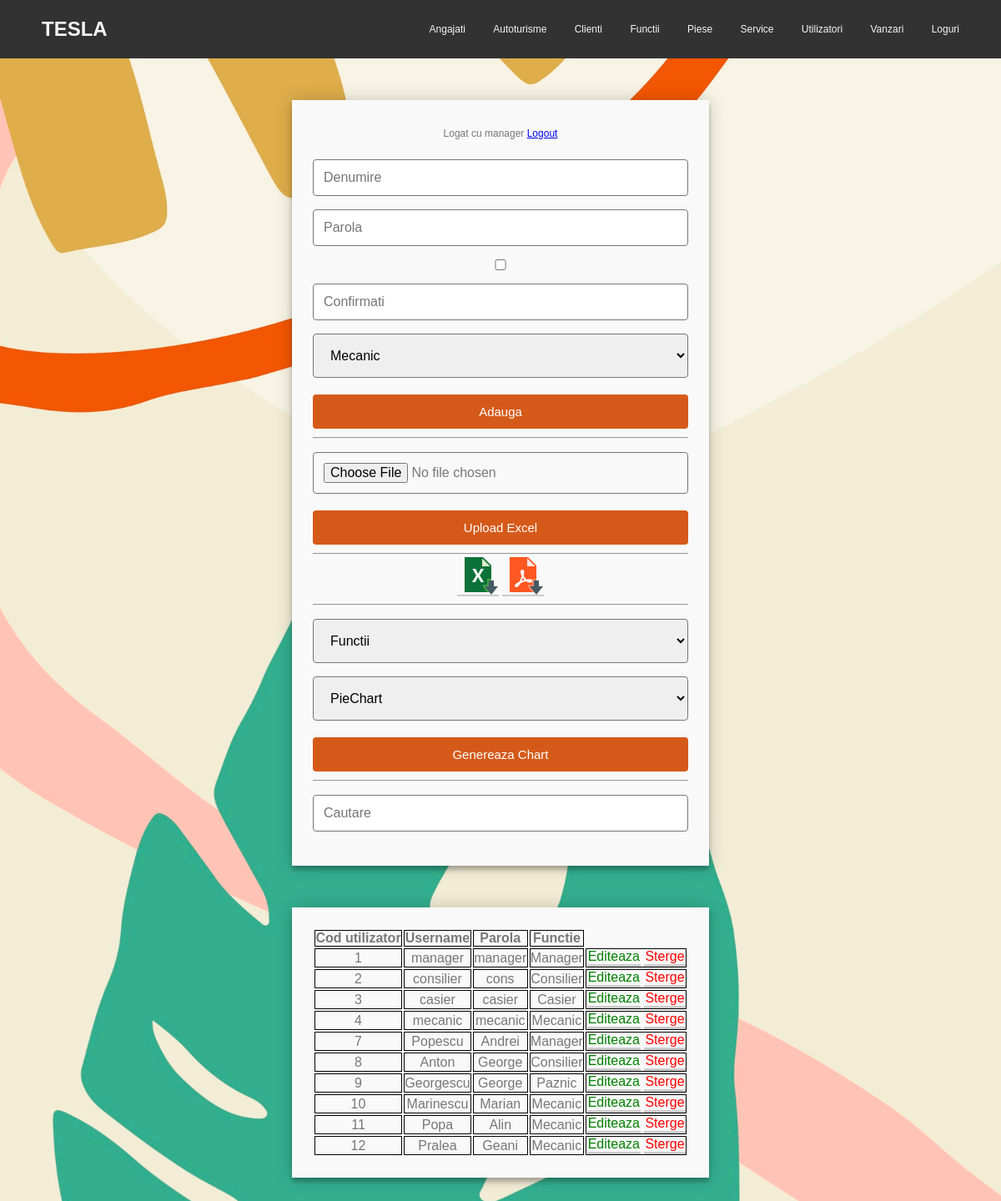
Screenshot of /data/utilizatori.php (signed in) with the database file from the repository.
### tables this page shows
CREATE TABLE `utilizatori` (
  `userid` int(2) NOT NULL AUTO_INCREMENT,
  `username` varchar(20) DEFAULT NULL,
  `password` varchar(20) DEFAULT NULL,
  `codf` int(11) DEFAULT NULL,
  PRIMARY KEY (`userid`),
  KEY `codf_fk_util` (`codf`),
  CONSTRAINT `codf_fk_util` FOREIGN KEY (`codf`) REFERENCES `functie` (`codf`)
);

CREATE TABLE `functie` (
  `codf` int(11) NOT NULL AUTO_INCREMENT,
  `denf` varchar(15) DEFAULT NULL,
  `salariubrut` double(7,2) DEFAULT NULL,
  `salariunet` double(7,2) DEFAULT NULL,
  PRIMARY KEY (`codf`)
);

### select.php (called while the page is built, shortened)
<?php
function selectFrom($query, $type){
    require "connection.php";
    if (!empty($connect)) {
        $stm = $connect->prepare($query);
    } else
        $stm = null;
    $stm->execute();
    if ($type === 1) {
        return $stm->fetch()[0];
    }
    else
        return $stm->fetchAll();
}

### data/utilizatori.php (the view, shortened to what this page needs)
<?php
require "../connection.php";
require "../select.php";
require "../header.php";
if(!empty($connect))
    $stmt = $connect->prepare('SELECT * FROM utilizatori');
else
    $stmt = null;
$stmt->execute();
?>
<!DOCTYPE html>
<html lang="en">
<head>
</head>
<body>
<div id="nav-placeholder">
</div>
<div id="prod">
<form method="post" autocomplete="off">
    <label><?php echo "Logat cu ".$_SESSION['user'];?></label>
    <a href="../logout.php">Logout</a>
    <input name="username" type="text" placeholder="Denumire">
    <input name="password" id="pass" type="password" placeholder="Parola">
    <input type="checkbox" id="check" onmousedown="myFunction()" onmouseup="myFunction()">
    <input name="password2" type="password" placeholder="Confirmati">
    <select id="comboFuncii" name="functii">
        <?php foreach (selectFrom("select denf from functie;", 2) as $row): ?>
            <option><?=$row[0]?></option>
        <?php endforeach ?>
    </select>
    <input name="adauga" type="submit" value="Adauga">
</form>
    <hr>
    <form method="post" action="../import.php?tab=utilizatori" enctype="multipart/form-data">
        <input type="file" name="file" accept=".xls,.xlsx">
        <input type="submit" value="Upload Excel">
    </form>
    <hr>
    <div class="link">
        <a id="edit" href="../print.php?tab=utilizatori"><img src="../img/excel.png" alt="Export Excel" title="Export Excel"></a>
        <a id="edit" href="../pdf/pdfUtilizatori.php"><img src="../img/pdf.png" alt="Export PDF" title="Export PDF"></a>
    </div>
    <hr>
    <form method="post" autocomplete="off" action="chart.php?tab=utilizatori" enctype="multipart/form-data">
        <select id="combo" name="data">
            <option>Functii</option>
        </select>
        <select id="combo" name="chart">
            <option>PieChart</option>
        </select>
        <input name="gen" type="submit" value="Genereaza Chart">
    </form>
    <hr>
    <input type='text' id='searchTable' placeholder='Cautare'>
</div>
<table id="table">
    <thead>
    <tr>
        <th>Cod utilizator</th>
        <th>Username</th>
        <th>Parola</th>
        <th>Functie</th>
    </tr>
    </thead>
    <tbody>
    <?php while ($usr = $stmt->fetch(PDO::FETCH_OBJ)): ?>
        <tr>
            <td><?php echo $usr->userid; ?></td>
            <td><?php echo $usr->username; ?></td>
            <td><?php echo $usr->password; ?></td>
            <td><?php echo selectFrom("select denf from functie where codf = '" . $usr->codf . "';", 1)?></td>
            <td class="link">
                <a id="edit" href="../edit/editUtilizatori.php?userid=<?php echo $usr->userid ?>">Editeaza</a>
                <a id="delete" href="utilizatori.php?userid=<?php echo $usr->userid ?>&action=delete">Sterge</a>
            </td>
        </tr>
    <?php endwhile; ?>
    </tbody>
</table>
</body>
</html>

### style/styles.css (style rules this page uses)
body { background: url("../img/background.jpg") fixed; background-size: cover; font-family: Helvetica, Arial, sans-serif; font-weight: 100; font-size: 12px; line-height: 30px; color: #777; }
* { margin: 0; padding: 0; box-sizing: border-box; -webkit-box-sizing: border-box; -moz-box-sizing: border-box; -webkit-font-smoothing: antialiased; text-rendering: optimizeLegibility; }
#main, #prod, #table { background: #F9F9F9; padding: 25px; box-shadow: 0 0 20px 0 rgba(0, 0, 0, 0.2), 0 5px 5px 0 rgba(0, 0, 0, 0.24); max-width: 300px; width: 100%; position: relative; margin: 50px auto; text-align: center; }
#prod, #table { max-width: 500px; }
td, th { border: 1px solid black; }
.login input, #prod input, #prod select { box-sizing: border-box; display: block; width: 100%; border-width: 1px; border-style: solid; padding: 16px; outline: 0; font-family: inherit; font-size: 16px; margin: 16px auto; border-radius: 4px; }
#prod input { padding: 12px; }
.login input[type="submit"], #prod input[type="submit"], #down { cursor: pointer; width: 100%; border: none; background: #d55a19; color: #FFF; margin: 20px 0 10px; padding: 12px; font-size: 15px; }
.link a { text-decoration: none; outline: none; transition: background-color .25s ease-out; display: inline-block; padding: 0 1px; border-bottom: 0.2em solid #ccc; }
#edit { color: green; }
#delete { color: red; }
#check { background: url("../img/eye.png"); }

### rows the page displays
utilizatori: userid "1", username "manager", password "manager", codf.denf "Manager"
utilizatori: userid "2", username "consilier", password "cons", codf.denf "Consilier"
utilizatori: userid "3", username "casier", password "casier", codf.denf "Casier"
utilizatori: userid "4", username "mecanic", password "mecanic", codf.denf "Mecanic"
utilizatori: userid "7", username "Popescu", password "Andrei", codf.denf "Manager"
utilizatori: userid "8", username "Anton", password "George", codf.denf "Consilier"
utilizatori: userid "9", username "Georgescu", password "George", codf.denf "Paznic"
utilizatori: userid "10", username "Marinescu", password "Marian", codf.denf "Mecanic"
utilizatori: userid "11", username "Popa", password "Alin", codf.denf "Mecanic"
utilizatori: userid "12", username "Pralea", password "Geani", codf.denf "Mecanic"

### other values shown
$_SESSION['user'] "manager"
form field functii "Mecanic"
